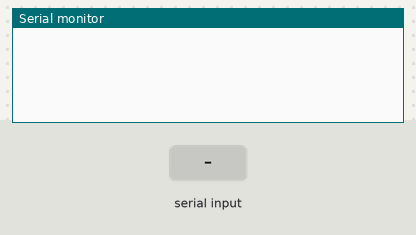
A sketch run on a simulated Arduino Mega 2560, built with avr-gcc and run on an emulated ATmega2560. Shown: the last lines printed to the serial monitor. The test bench sets the inputs (shaded band).

Above: at 1.2 s.
1.3 s: "1" received over the second serial link
At 1.41 s:
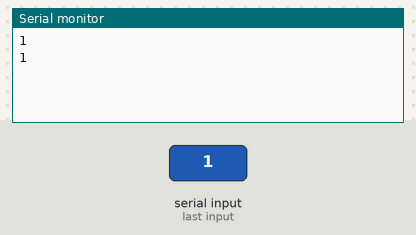
3.2 s: "0" received over the second serial link
At 3.21 s:
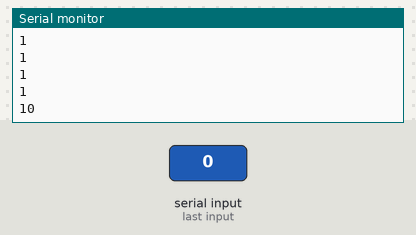
4.7 s: "2" received over the second serial link
At 4.71 s:
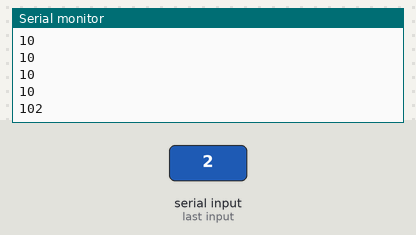
Timing chart, 0 to 7.7 s (numbered marks = the images above; inputs shaded):
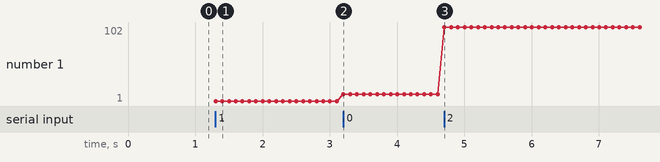

Measured:
- after the input at 1.3 s, the serial monitor: prints a new line at once (image 1)
- after the input at 3.2 s, the serial monitor: prints a new line at once (image 2)
- after the input at 4.7 s, the serial monitor: prints a new line at once (image 3)
- plotted number 1: 1 → 10 after the input at 3.2 s, 10 → 102 after the input at 4.7 s

The sketch:

20190310ReadStringMegaRev0.ino
```cpp
#include <Arduino.h> //Include additional Arduino Libraries.
#include <SoftwareSerial.h> //Include software serial library for shield.

SoftwareSerial mySerial1(10, 11); // RX, TX, Create a softwareSerial port on pins 10 and 11.

char inData[1000]; // Allocate some space for the string
char inChar; // Where to store the character read
byte index = 0; // Index into array; where to store the character

//////////////////////////////////////////////////////////////////////////////////
void setup()
{
  Serial.begin(115200); //Serial communication speed

  mySerial1.begin(115200); //Baud rate between Arduino and Controller.
}

//////////////////////////////////////////////////////////////////////////////////
void loop()
{

  while(mySerial1.available() > 0) // Don't read unless you know there is data
  {
      if(index < 999) // One less than the size of the array
      {
        inChar = mySerial1.read(); // Read a character
        inData[index] = inChar; // Store it
        index++; // Increment where to write next
        inData[index] = '\0'; // Null terminate the string
      }
  }

  Serial.println(inData);
delay(100);
  /*
  while (mySerial1.available())
  {
    char myChar = mySerial1.read();
    Serial.print(myChar);
  }
  mySerial1.println("s");
  Serial.println("Mega Value = ");
  */
}
```
